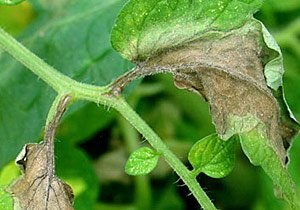
#> input picture images/blight/blight1.jpg, 300 x 210 px, found by its file name; its folder holds only this picture in this run
$ python kisan.py
#> lines starting #> are read from the running program, lines starting #| are printed output that depends on the picture
# -*- coding: utf-8 -*-
"""
Created on Sat Apr  7 00:56:20 2018

@author: Manoj
"""

import cv2
import numpy as np
import os
import imutils


path=os.path.dirname(os.path.abspath(__file__))+"\\"

imagepath = "images\\"
outpath = "outimages\\"


for infolder in os.listdir(path+imagepath):
    if os.path.isdir(path+imagepath+infolder):
        for infile in os.listdir(path+imagepath+infolder):
            print(path+imagepath+infolder+'\\'+infile)
            img_rgb = cv2.imread(path+imagepath+infolder+'\\'+infile)
#> img_rgb is the input picture: shape (210, 300, 3); mean B, G, R 64.1, 141.1, 94.9
            print(img_rgb.shape)
#| (210, 300, 3)
            res_img = cv2.resize(img_rgb,(400,250))
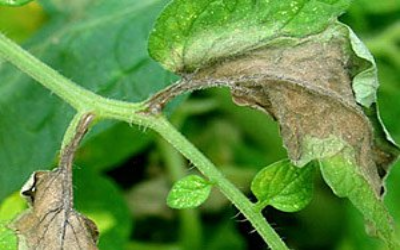
#> res_img: shape (250, 400, 3); mean B, G, R 64, 141, 94.8
            cv2.imwrite(path+outpath+infolder+'\\'+infile.split('.')[0]+'_resize.jpg',res_img)
            rows,cols,_ = img_rgb.shape
#> rows = 210; cols = 300
            for angle in range(0,360,20):
                #rot = cv2.getRotationMatrix2D((cols/2,rows/2),angle,1)
                #rot_img = cv2.warpAffine(res_img,rot,(cols,rows))
                rot_img = imutils.rotate_bound(res_img,angle)
                print(path+outpath+infolder+'\\'+infile.split('.')[0]+str(angle)+'.jpg')
                cv2.imwrite(path+outpath+infolder+'\\'+infile.split('.')[0]+str(angle)+'.jpg',rot_img)
#> this loop made 18 passes
#> pass 2, `rot_img = imutils.rotate_bound(res_img,angle)`:
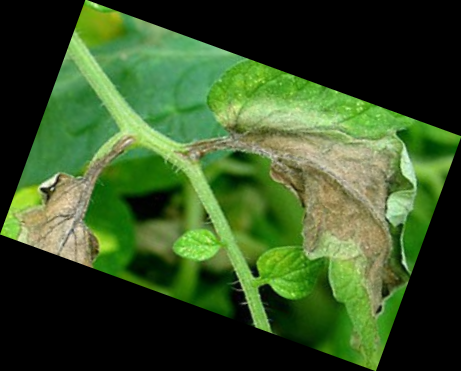
#> rot_img: shape (371, 461, 3); mean B, G, R 37.4, 82.5, 55.4
#> pass 3, `rot_img = imutils.rotate_bound(res_img,angle)`:
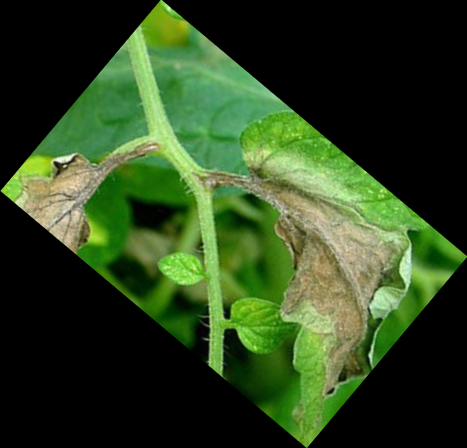
#> rot_img: shape (448, 467, 3); mean B, G, R 30.6, 67.4, 45.3
#> pass 2 of the loop `for infolder in os.listdir(path+imagepath):`:
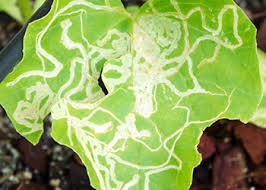
#> input picture images/leafminer/leafminer1.jpg, 266 x 190 px, found by its file name
#> img_rgb is the input picture: shape (190, 266, 3); mean B, G, R 93, 172.1, 147.3
#| (190, 266, 3)
#> `res_img = cv2.resize(img_rgb,(400,250))`:
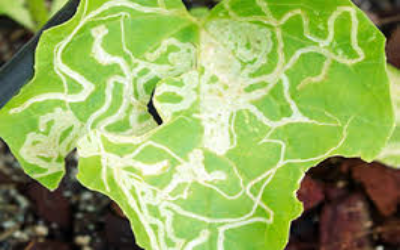
#> res_img: shape (250, 400, 3); mean B, G, R 92.9, 172, 147.2
#> the loop `for angle in range(0,360,20):` made 18 passes
#> pass 3, `rot_img = imutils.rotate_bound(res_img,angle)`:
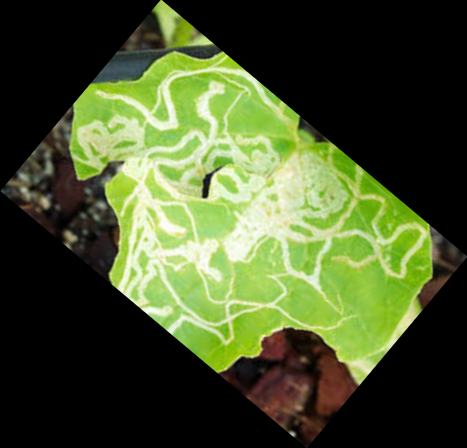
#> rot_img: shape (448, 467, 3); mean B, G, R 44.4, 82.2, 70.4
